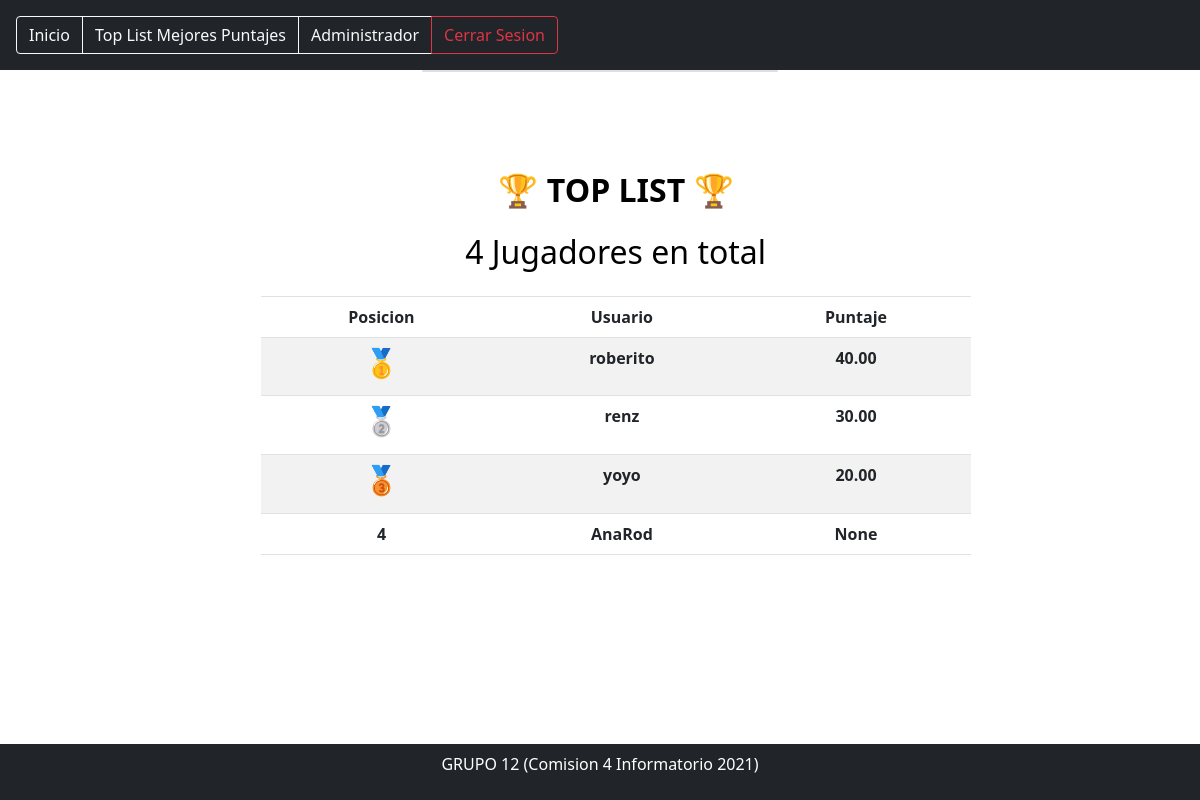
Page /tablero/ (signed in) on the earlier database version.
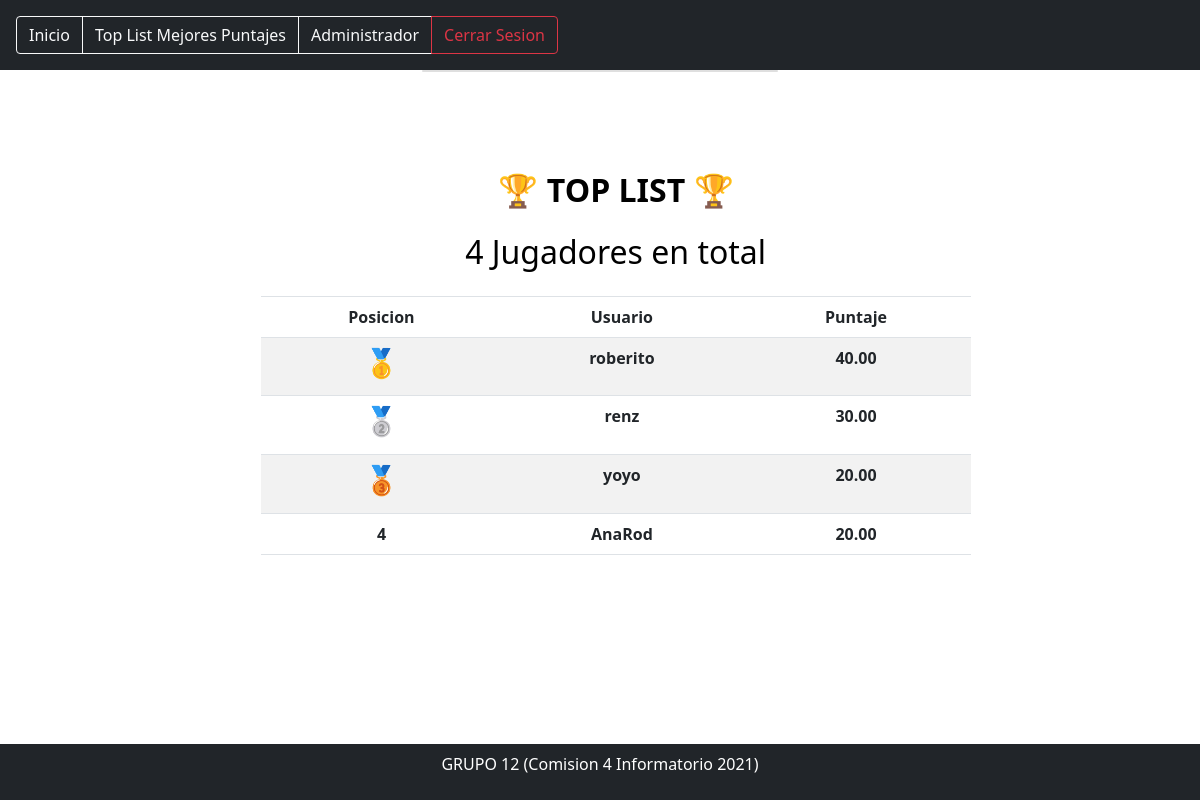
Same page on the later database version.
### juego/models.py (models this page shows, shortened)
class QuizUsuario(models.Model):
	usuario = models.OneToOneField(User, on_delete=models.CASCADE)
	puntaje_total = models.DecimalField(verbose_name='Puntaje Total', default=0, decimal_places=2, max_digits=10, null= True)

### juego/views.py (the view)
# urls.py: path('tablero/', tablero, name='tablero'),
@login_required()
def tablero(request):
	total_usaurios_quiz = QuizUsuario.objects.order_by('-puntaje_total')[:10]
	contador = total_usaurios_quiz.count()
	context = {
		'usuario_quiz':total_usaurios_quiz,
		'contar_user':contador
	}
	return render(request, 'juego/tablero.html', context)

### template/juego/tablero.html (shortened to what this page needs)
{% extends 'base.html' %}
{% block content %}
{% include "navbar/navbarinicio.html" %}
<div class="container">
	<div class="row">
		<div class="col-12 col-sm-8 col-md-6 col-lg-4 offset-sm-2 offset-md-3 offset-lg-4">
		<div class="animated bounceInLeft">
            <div class="card">
				<form class="box" method="POST" style="color: rgb(0, 0, 0);">
                    <h2 class="text-center animate__animated animate__tada animate__repeat-3">&#127942 <strong>TOP LIST</strong> &#127942</h2>
                    <h2 class="text-center my-4">{{ contar_user }} Jugadores en total </h2>
                    <table class="table table-striped table-bordered">
						<thead>
							<tr>
				<th><strong>Posicion</strong></th>
				<th><strong>Usuario</strong></th>
				<th><strong>Puntaje</strong></th>
			</tr>
		</thead>
		<tbody>
			{% for user_quiz in usuario_quiz %}
				<tr>
					<th>{% if forloop.counter == 1 %} <h3>&#129351</h3>{% elif forloop.counter == 2 %} <h3>&#129352</h3> {% elif forloop.counter == 3 %} <h3>&#129353</h3>{% else %}{{forloop.counter}}{% endif %}</th>
					<th>{{user_quiz.usuario.username}}</th>
					<th>{{user_quiz.puntaje_total}}</th>
				</tr>
				{% endfor %}
			</tbody>
		</table>
	</div>
	</div>
	{% endblock %}

### template/base.html (shortened to what this page needs)
{% load static %}
<!DOCTYPE html>
<html lang="es">
<head>
  <link href="https://cdn.jsdelivr.net/npm/bootstrap@5.1.0/dist/css/bootstrap.min.css" rel="stylesheet">
  <link rel="stylesheet" href="{% static 'css/styles.css' %}">
  <link rel="stylesheet" href="https://cdnjs.cloudflare.com/ajax/libs/animate.css/3.7.0/animate.min.css">
  <link rel="stylesheet" href="https://cdnjs.cloudflare.com/ajax/libs/animate.css/4.1.1/animate.min.css"/>
</head>
<body class="bg-image" style="background-image: url('https://mdbootstrap.com/img/Photos/Others/images/76.webp');height: 100vh;">
  {% block content %}
  {% endblock content %}
<footer>
  <div class="footer fixed-bottom bg-dark">
    <p class="text-center text-white p-2">GRUPO 12 (Comision 4 Informatorio 2021)</p>
  </div>
</footer>
</body>
</html>

### template/navbar/navbarinicio.html (shortened to what this page needs)
{% extends 'base.html' %}
{% load static %}
{% block content %}
<nav class="navbar navbar-light bg-dark p-3">
  <div class="btn-group btn-group-toggle" data-toggle="buttons">
      <a class="btn btn-outline-light" href="{% url 'HomeUsuario' %}" >Inicio</a>
      <a class="btn btn-outline-light"  href="{% url 'tablero' %}">Top List Mejores Puntajes</a>
      <a class="btn btn-outline-light" href="{% url 'HomeAdministrador' %}">Administrador</a>
      <a class="btn btn-outline-danger" href= "{% url 'logout_vista' %}">Cerrar Sesion</a>
  </div>
</nav>
{% endblock content %}

### static/css/styles.css (style rules this page uses)
.box { width: 810px; padding: 50px; position: absolute; top: 50%; left: -60%; background: #ffffff; border-radius: 40px; text-align: center; transition: 0.25s; margin-top: 50px }

### template/base.html (style rules this page uses)
.tr, td, th { border: none }

Differences in the rows shown:
changed QuizUsuario "AnaRod": puntaje_total "None" → "20.00"
